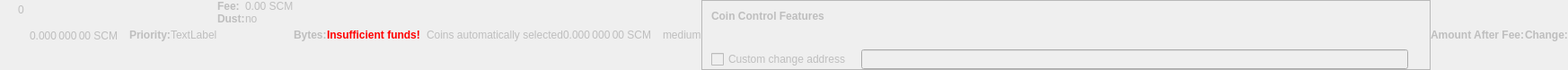
    <widget class="QWidget" name="dummyHideWidget" native="true">
     <property name="enabled">
      <bool>false</bool>
     </property>
     <property name="maximumSize">
      <size>
       <width>100</width>
       <height>22</height>
      </size>
     </property>
     <layout class="QHBoxLayout" name="dummyHideLayout">
      <property name="spacing">
       <number>0</number>
      </property>
      <property name="leftMargin">
       <number>0</number>
      </property>
      <property name="topMargin">
       <number>0</number>
      </property>
      <property name="rightMargin">
       <number>0</number>
      </property>
      <property name="bottomMargin">
       <number>0</number>
      </property>
      <item>
       <layout class="QFormLayout" name="formLayoutCoinControl1">
        <property name="horizontalSpacing">
         <number>10</number>
        </property>
        <property name="verticalSpacing">
         <number>14</number>
        </property>
        <property name="leftMargin">
         <number>10</number>
        </property>
        <property name="topMargin">
         <number>4</number>
        </property>
        <property name="rightMargin">
         <number>6</number>
        </property>
        <item row="0" column="1">
         <widget class="QLabel" name="labelCoinControlBytes">
          <property name="cursor">
           <cursorShape>IBeamCursor</cursorShape>
          </property>
          <property name="contextMenuPolicy">
           <enum>Qt::ActionsContextMenu</enum>
          </property>
          <property name="text">
           <string notr="true">0</string>
          </property>
          <property name="textInteractionFlags">
           <set>Qt::LinksAccessibleByMouse|Qt::TextSelectableByKeyboard|Qt::TextSelectableByMouse</set>
          </property>
         </widget>
        </item>
       </layout>
      </item>
      <item>
       <widget class="QLabel" name="labelCoinControlAfterFee">
        <property name="enabled">
         <bool>false</bool>
        </property>
        <property name="sizePolicy">
         <sizepolicy hsizetype="Fixed" vsizetype="Fixed">
          <horstretch>0</horstretch>
          <verstretch>0</verstretch>
         </sizepolicy>
        </property>
        <property name="minimumSize">
         <size>
          <width>111</width>
          <height>12</height>
         </size>
        </property>
        <property name="maximumSize">
         <size>
          <width>111</width>
          <height>12</height>
         </size>
        </property>
        <property name="cursor">
         <cursorShape>IBeamCursor</cursorShape>
        </property>
        <property name="contextMenuPolicy">
         <enum>Qt::ActionsContextMenu</enum>
        </property>
        <property name="text">
         <string notr="true">0.000 000 00 SCM</string>
        </property>
        <property name="textInteractionFlags">
         <set>Qt::LinksAccessibleByMouse|Qt::TextSelectableByKeyboard|Qt::TextSelectableByMouse</set>
        </property>
       </widget>
      </item>
      <item>
       <widget class="QLabel" name="labelCoinControlPriorityText">
        <property name="enabled">
         <bool>false</bool>
        </property>
        <property name="font">
         <font>
          <weight>75</weight>
          <bold>true</bold>
         </font>
        </property>
        <property name="text">
         <string>Priority:</string>
        </property>
       </widget>
      </item>
      <item>
       <layout class="QHBoxLayout" name="horizontalLayout">
        <item>
         <widget class="QLabel" name="WarningLabel">
          <property name="text">
           <string>TextLabel</string>
          </property>
         </widget>
        </item>
       </layout>
      </item>
      <item>
       <layout class="QFormLayout" name="formLayoutCoinControl3">
        <property name="horizontalSpacing">
         <number>0</number>
        </property>
        <property name="verticalSpacing">
         <number>0</number>
        </property>
        <property name="leftMargin">
         <number>0</number>
        </property>
        <property name="topMargin">
         <number>0</number>
        </property>
        <property name="rightMargin">
         <number>0</number>
        </property>
        <item row="0" column="0">
         <widget class="QLabel" name="labelCoinControlFeeText">
          <property name="enabled">
           <bool>false</bool>
          </property>
          <property name="font">
           <font>
            <weight>75</weight>
            <bold>true</bold>
           </font>
          </property>
          <property name="text">
           <string>Fee:</string>
          </property>
          <property name="margin">
           <number>0</number>
          </property>
         </widget>
        </item>
        <item row="0" column="1">
         <widget class="QLabel" name="labelCoinControlFee">
          <property name="enabled">
           <bool>false</bool>
          </property>
          <property name="cursor">
           <cursorShape>IBeamCursor</cursorShape>
          </property>
          <property name="contextMenuPolicy">
           <enum>Qt::ActionsContextMenu</enum>
          </property>
          <property name="text">
           <string notr="true">0.00 SCM</string>
          </property>
          <property name="textInteractionFlags">
           <set>Qt::LinksAccessibleByMouse|Qt::TextSelectableByKeyboard|Qt::TextSelectableByMouse</set>
          </property>
         </widget>
        </item>
        <item row="1" column="0">
         <widget class="QLabel" name="labelCoinControlLowOutputText">
          <property name="enabled">
           <bool>false</bool>
          </property>
          <property name="font">
           <font>
            <weight>75</weight>
            <bold>true</bold>
           </font>
          </property>
          <property name="text">
           <string>Dust:</string>
          </property>
         </widget>
        </item>
        <item row="1" column="1">
         <widget class="QLabel" name="labelCoinControlLowOutput">
          <property name="enabled">
           <bool>false</bool>
          </property>
          <property name="cursor">
           <cursorShape>IBeamCursor</cursorShape>
          </property>
          <property name="contextMenuPolicy">
           <enum>Qt::ActionsContextMenu</enum>
          </property>
          <property name="text">
           <string>no</string>
          </property>
          <property name="textInteractionFlags">
           <set>Qt::LinksAccessibleByMouse|Qt::TextSelectableByKeyboard|Qt::TextSelectableByMouse</set>
          </property>
         </widget>
        </item>
       </layout>
      </item>
      <item>
       <widget class="QLabel" name="labelCoinControlBytesText">
        <property name="enabled">
         <bool>false</bool>
        </property>
        <property name="font">
         <font>
          <weight>75</weight>
          <bold>true</bold>
         </font>
        </property>
        <property name="text">
         <string>Bytes:</string>
        </property>
       </widget>
      </item>
      <item>
       <layout class="QFormLayout" name="formLayoutCoinControl2">
        <property name="horizontalSpacing">
         <number>0</number>
        </property>
        <property name="verticalSpacing">
         <number>0</number>
        </property>
        <property name="leftMargin">
         <number>0</number>
        </property>
        <property name="topMargin">
         <number>0</number>
        </property>
        <property name="rightMargin">
         <number>0</number>
        </property>
       </layout>
      </item>
      <item>
       <layout class="QHBoxLayout" name="horizontalLayoutCoinControl2">
        <property name="spacing">
         <number>0</number>
        </property>
        <property name="bottomMargin">
         <number>0</number>
        </property>
       </layout>
      </item>
      <item>
       <widget class="QLabel" name="labelCoinControlInsuffFunds">
        <property name="enabled">
         <bool>false</bool>
        </property>
        <property name="minimumSize">
         <size>
          <width>0</width>
          <height>0</height>
         </size>
        </property>
        <property name="font">
         <font>
          <weight>75</weight>
          <bold>true</bold>
         </font>
        </property>
        <property name="styleSheet">
         <string notr="true">color:red;font-weight:bold;</string>
        </property>
        <property name="text">
         <string>Insufficient funds!</string>
        </property>
        <property name="margin">
         <number>5</number>
        </property>
       </widget>
      </item>
      <item>
       <layout class="QFormLayout" name="formLayoutCoinControl4">
        <property name="horizontalSpacing">
         <number>0</number>
        </property>
        <property name="verticalSpacing">
         <number>0</number>
        </property>
        <property name="leftMargin">
         <number>0</number>
        </property>
        <property name="topMargin">
         <number>0</number>
        </property>
        <property name="rightMargin">
         <number>0</number>
        </property>
       </layout>
      </item>
      <item>
       <widget class="QLabel" name="labelCoinControlChangeLabel">
        <property name="enabled">
         <bool>false</bool>
        </property>
        <property name="sizePolicy">
         <sizepolicy hsizetype="Preferred" vsizetype="Expanding">
          <horstretch>0</horstretch>
          <verstretch>0</verstretch>
         </sizepolicy>
        </property>
        <property name="minimumSize">
         <size>
          <width>0</width>
          <height>0</height>
         </size>
        </property>
        <property name="text">
         <string/>
        </property>
        <property name="margin">
         <number>3</number>
        </property>
       </widget>
      </item>
      <item>
       <widget class="QLabel" name="labelCoinControlAutomaticallySelected">
        <property name="enabled">
         <bool>false</bool>
        </property>
        <property name="sizePolicy">
         <sizepolicy hsizetype="Fixed" vsizetype="Fixed">
          <horstretch>0</horstretch>
          <verstretch>0</verstretch>
         </sizepolicy>
        </property>
        <property name="minimumSize">
         <size>
          <width>0</width>
          <height>0</height>
         </size>
        </property>
        <property name="maximumSize">
         <size>
          <width>240</width>
          <height>16777215</height>
         </size>
        </property>
        <property name="text">
         <string>Coins automatically selected</string>
        </property>
        <property name="margin">
         <number>5</number>
        </property>
       </widget>
      </item>
      <item>
       <widget class="QLabel" name="labelCoinControlChange">
        <property name="enabled">
         <bool>false</bool>
        </property>
        <property name="sizePolicy">
         <sizepolicy hsizetype="Fixed" vsizetype="Fixed">
          <horstretch>0</horstretch>
          <verstretch>0</verstretch>
         </sizepolicy>
        </property>
        <property name="minimumSize">
         <size>
          <width>111</width>
          <height>0</height>
         </size>
        </property>
        <property name="maximumSize">
         <size>
          <width>111</width>
          <height>16777215</height>
         </size>
        </property>
        <property name="cursor">
         <cursorShape>IBeamCursor</cursorShape>
        </property>
        <property name="contextMenuPolicy">
         <enum>Qt::ActionsContextMenu</enum>
        </property>
        <property name="text">
         <string notr="true">0.000 000 00 SCM</string>
        </property>
        <property name="textInteractionFlags">
         <set>Qt::LinksAccessibleByMouse|Qt::TextSelectableByKeyboard|Qt::TextSelectableByMouse</set>
        </property>
       </widget>
      </item>
      <item>
       <widget class="QLabel" name="labelCoinControlPriority">
        <property name="enabled">
         <bool>false</bool>
        </property>
        <property name="cursor">
         <cursorShape>IBeamCursor</cursorShape>
        </property>
        <property name="contextMenuPolicy">
         <enum>Qt::ActionsContextMenu</enum>
        </property>
        <property name="text">
         <string>medium</string>
        </property>
        <property name="textInteractionFlags">
         <set>Qt::LinksAccessibleByMouse|Qt::TextSelectableByKeyboard|Qt::TextSelectableByMouse</set>
        </property>
       </widget>
      </item>
      <item>
       <widget class="QFrame" name="frameCoinControl">
        <property name="sizePolicy">
         <sizepolicy hsizetype="Expanding" vsizetype="Expanding">
          <horstretch>0</horstretch>
          <verstretch>0</verstretch>
         </sizepolicy>
        </property>
        <property name="maximumSize">
         <size>
          <width>16777215</width>
          <height>16777215</height>
         </size>
        </property>
        <property name="frameShape">
         <enum>QFrame::StyledPanel</enum>
        </property>
        <property name="frameShadow">
         <enum>QFrame::Sunken</enum>
        </property>
        <layout class="QVBoxLayout" name="verticalLayoutCoinControl2_2">
         <property name="spacing">
          <number>0</number>
         </property>
         <property name="leftMargin">
          <number>0</number>
         </property>
         <property name="topMargin">
          <number>0</number>
         </property>
         <property name="rightMargin">
          <number>0</number>
         </property>
         <property name="bottomMargin">
          <number>0</number>
         </property>
         <item>
          <layout class="QVBoxLayout" name="verticalLayoutCoinControl" stretch="0,0,0,1">
           <property name="spacing">
            <number>0</number>
           </property>
           <property name="leftMargin">
            <number>10</number>
           </property>
           <property name="topMargin">
            <number>10</number>
           </property>
           <item>
            <layout class="QHBoxLayout" name="horizontalLayoutCoinControl1">
             <property name="bottomMargin">
              <number>15</number>
             </property>
             <item>
              <widget class="QLabel" name="labelCoinControlFeatures">
               <property name="enabled">
                <bool>false</bool>
               </property>
               <property name="sizePolicy">
                <sizepolicy hsizetype="Preferred" vsizetype="Maximum">
                 <horstretch>0</horstretch>
                 <verstretch>0</verstretch>
                </sizepolicy>
               </property>
               <property name="font">
                <font>
                 <weight>75</weight>
                 <bold>true</bold>
                </font>
               </property>
               <property name="styleSheet">
                <string notr="true">font-weight:bold;</string>
               </property>
               <property name="text">
                <string>Coin Control Features</string>
               </property>
              </widget>
             </item>
            </layout>
           </item>
           <item>
            <widget class="QWidget" name="widgetCoinControl" native="true">
             <property name="sizePolicy">
              <sizepolicy hsizetype="Preferred" vsizetype="Preferred">
               <horstretch>0</horstretch>
               <verstretch>0</verstretch>
              </sizepolicy>
             </property>
             <property name="minimumSize">
              <size>
               <width>0</width>
               <height>0</height>
              </size>
             </property>
             <property name="styleSheet">
              <string notr="true"/>
             </property>
             <layout class="QHBoxLayout" name="horizontalLayoutCoinControl5_2">
              <property name="leftMargin">
               <number>0</number>
              </property>
              <property name="topMargin">
               <number>0</number>
              </property>
              <property name="rightMargin">
               <number>0</number>
              </property>
              <property name="bottomMargin">
               <number>0</number>
              </property>
              <item>
               <layout class="QHBoxLayout" name="horizontalLayoutCoinControl3">
                <property name="spacing">
                 <number>20</number>
                </property>
                <property name="topMargin">
                 <number>0</number>
                </property>
                <property name="bottomMargin">
                 <number>10</number>
                </property>
               </layout>
              </item>
             </layout>
            </widget>
           </item>
           <item>
            <layout class="QHBoxLayout" name="horizontalLayoutCoinControl4" stretch="0,0,0">
             <property name="spacing">
              <number>12</number>
             </property>
             <property name="sizeConstraint">
              <enum>QLayout::SetDefaultConstraint</enum>
             </property>
             <property name="topMargin">
              <number>5</number>
             </property>
             <property name="rightMargin">
              <number>5</number>
             </property>
             <item>
              <widget class="QCheckBox" name="checkBoxCoinControlChange">
               <property name="enabled">
                <bool>false</bool>
               </property>
               <property name="toolTip">
                <string>If this is activated, but the change address is empty or invalid, change will be sent to a newly generated address.</string>
               </property>
               <property name="text">
                <string>Custom change address</string>
               </property>
              </widget>
             </item>
             <item>
              <widget class="QValidatedLineEdit" name="lineEditCoinControlChange">
               <property name="enabled">
                <bool>false</bool>
               </property>
               <property name="sizePolicy">
                <sizepolicy hsizetype="Expanding" vsizetype="Fixed">
                 <horstretch>0</horstretch>
                 <verstretch>0</verstretch>
                </sizepolicy>
               </property>
              </widget>
             </item>
             <item>
              <widget class="QLabel" name="labelCoinControlChangeLabel_2">
               <property name="sizePolicy">
                <sizepolicy hsizetype="Preferred" vsizetype="Expanding">
                 <horstretch>0</horstretch>
                 <verstretch>0</verstretch>
                </sizepolicy>
               </property>
               <property name="minimumSize">
                <size>
                 <width>0</width>
                 <height>0</height>
                </size>
               </property>
               <property name="text">
                <string/>
               </property>
               <property name="margin">
                <number>3</number>
               </property>
              </widget>
             </item>
            </layout>
           </item>
           <item>
            <spacer name="verticalSpacerCoinControl">
             <property name="orientation">
              <enum>Qt::Vertical</enum>
             </property>
             <property name="sizeHint" stdset="0">
              <size>
               <width>800</width>
               <height>1</height>
              </size>
             </property>
            </spacer>
           </item>
          </layout>
         </item>
        </layout>
       </widget>
      </item>
      <item>
       <widget class="QLabel" name="labelCoinControlAfterFeeText">
        <property name="enabled">
         <bool>false</bool>
        </property>
        <property name="minimumSize">
         <size>
          <width>0</width>
          <height>0</height>
         </size>
        </property>
        <property name="maximumSize">
         <size>
          <width>16777215</width>
          <height>16777215</height>
         </size>
        </property>
        <property name="font">
         <font>
          <weight>75</weight>
          <bold>true</bold>
         </font>
        </property>
        <property name="text">
         <string>Amount After Fee:</string>
        </property>
        <property name="alignment">
         <set>Qt::AlignLeading|Qt::AlignLeft|Qt::AlignVCenter</set>
        </property>
        <property name="margin">
         <number>0</number>
        </property>
       </widget>
      </item>
      <item>
       <widget class="QLabel" name="labelCoinControlChangeText">
        <property name="enabled">
         <bool>false</bool>
        </property>
        <property name="sizePolicy">
         <sizepolicy hsizetype="Preferred" vsizetype="Preferred">
          <horstretch>0</horstretch>
          <verstretch>0</verstretch>
         </sizepolicy>
        </property>
        <property name="minimumSize">
         <size>
          <width>0</width>
          <height>0</height>
         </size>
        </property>
        <property name="maximumSize">
         <size>
          <width>16777215</width>
          <height>16777215</height>
         </size>
        </property>
        <property name="font">
         <font>
          <weight>75</weight>
          <bold>true</bold>
         </font>
        </property>
        <property name="text">
         <string>Change:</string>
        </property>
        <property name="alignment">
         <set>Qt::AlignLeading|Qt::AlignLeft|Qt::AlignVCenter</set>
        </property>
       </widget>
      </item>
     </layout>
    </widget>
